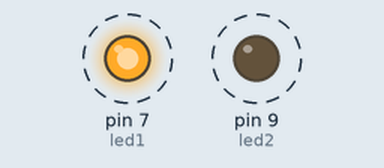
A sketch run on a simulated Arduino Uno, built with avr-gcc and run on an emulated ATmega328P. On the bench: output pins drawn as LEDs (lit = HIGH). Dashed ring = blinking.

Above: at 0.1 s.
Timing chart, 0 to 3.0 s (numbered marks = the images above):
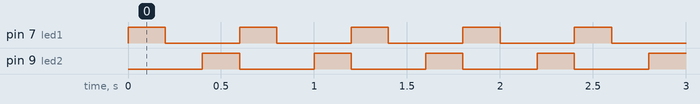

Measured:
- by itself, pin 7 (led1), pin 9 (led2): alternates HIGH for 0.20 s and LOW for 0.40 s
- by itself, everything shown: repeats every 0.60 s, in 3 steps

The sketch:

Final_Shipping_Blink.ino
```cpp
/*

 Alternatively Blinking LED1 and LED2 for OLIMEXINO-32u4

 */

//OLIMEXINO-32u4 has two general purpose LEDs at ARDUINO pins 7 and 9
int led1 = 7;
int led2 = 9;

// the setup routine runs once when you press reset:
void setup() {

// initialize the digital pins as an outputs.
  pinMode(led1, OUTPUT);
  pinMode(led2, OUTPUT);
}

// the loop routine runs over and over again forever:
void loop() {
  digitalWrite(led1, HIGH);   // turn the LED on (HIGH is the voltage level)
  delay(200);               // wait for 200 ms
  digitalWrite(led1, LOW);
  delay(200);
  digitalWrite(led2, HIGH); // turn the LED on (HIGH is the voltage level)
  delay(200); // wait for 200ms
  digitalWrite(led2, LOW);
}
```
